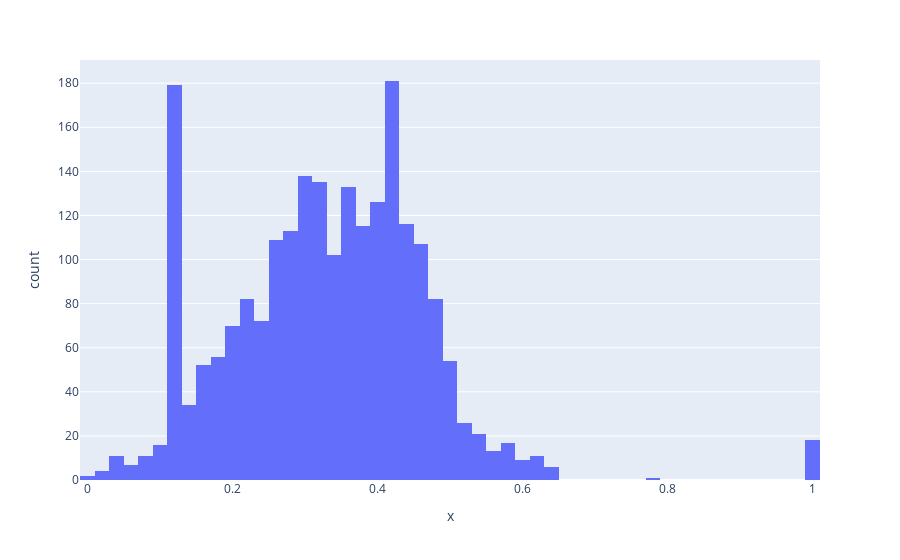

This figure's notebook cell:
### Code cell
query_mat = res1_np[df["best_flight_sim"] > 0.65]
print(query_mat.shape)

df["best_flight_sim"] = cosine_similarity(query_mat, res1_np).T.max(axis = 1)
px.histogram(x = df["best_flight_sim"])

### Figure 1 — Plotly figure (JSON) as saved in the notebook; plotly's stock layout.template omitted (floating-point values rounded to 4 significant figures; data arrays with more than 128 entries replaced by an {"elided": "..."} marker saying what was removed)
{"data": [{"alignmentgroup": "True", "bingroup": "x", "hoverlabel": {"namelength": 0}, "hovertemplate": "x=%{x}<br>count=%{y}", "legendgroup": "", "marker": {"color": "#636efa"}, "name": "", "offsetgroup": "", "orientation": "v", "showlegend": false, "type": "histogram", "x": {"elided": "2229 float values"}, "xaxis": "x", "yaxis": "y"}], "layout": {"barmode": "relative", "legend": {"tracegroupgap": 0}, "margin": {"t": 60}, "xaxis": {"anchor": "y", "domain": [0, 1], "title": {"text": "x"}}, "yaxis": {"anchor": "x", "domain": [0, 1], "title": {"text": "count"}}}}
